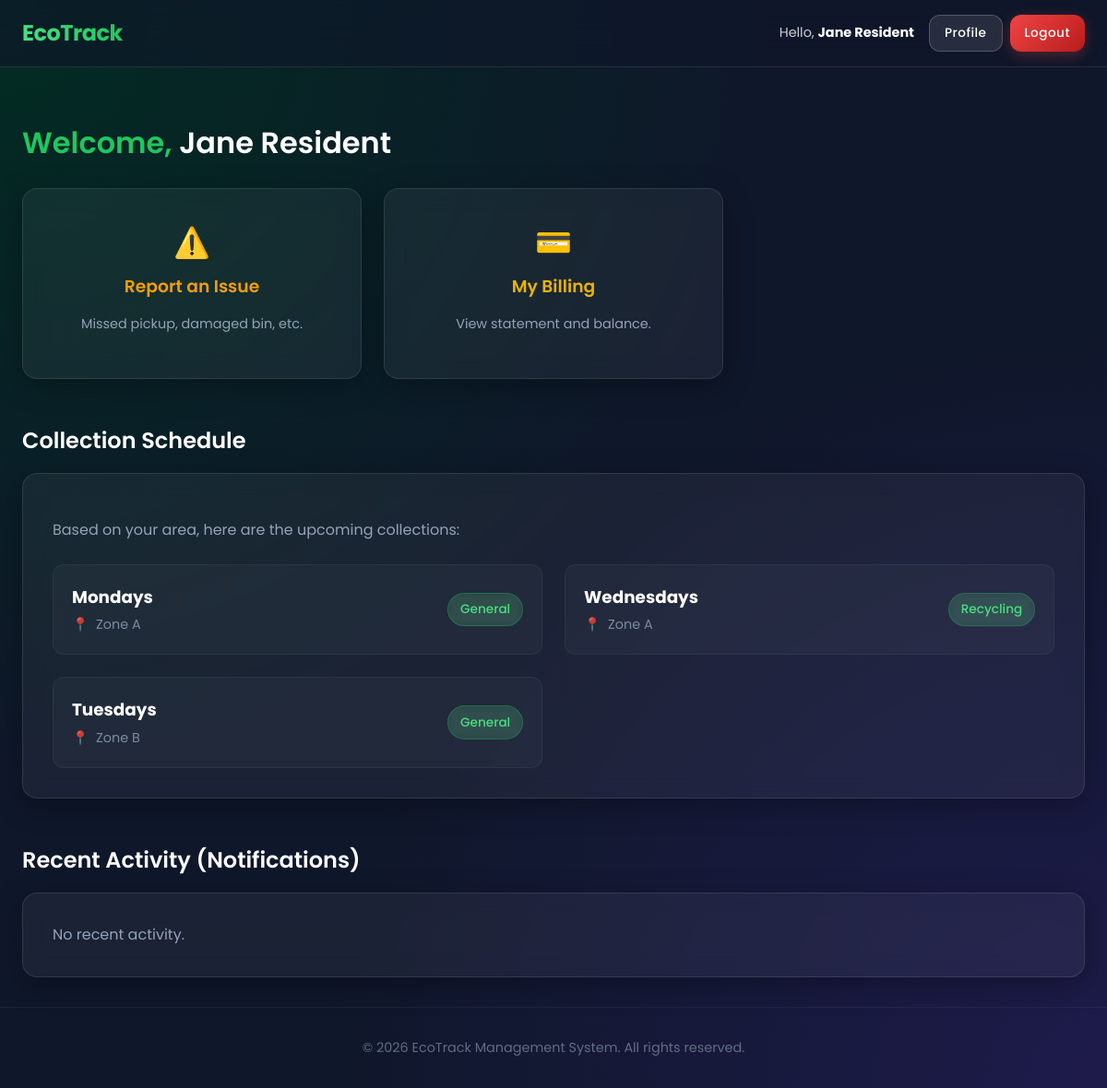
The app's page /dashboard/resident/index.php (signed in), older data.
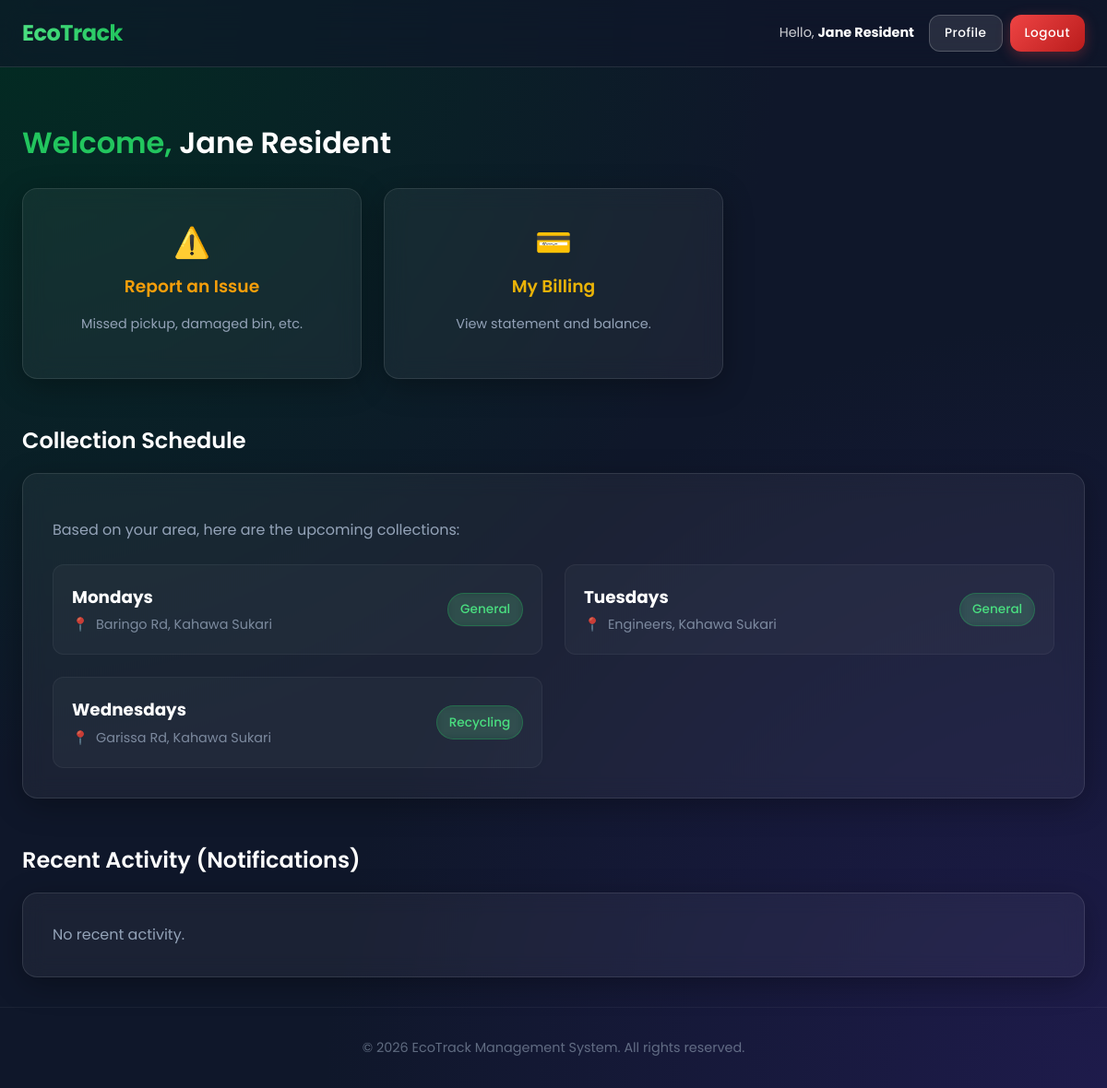
The same page, newer data.
### tables this page shows
CREATE TABLE IF NOT EXISTS schedules (
    id INT AUTO_INCREMENT PRIMARY KEY,
    zone_name VARCHAR(100) NOT NULL,  
    collection_day ENUM('Monday', 'Tuesday', 'Wednesday', 'Thursday', 'Friday', 'Saturday', 'Sunday') NOT NULL,
    waste_type ENUM('General', 'Recycling', 'Green', 'Bulk') NOT NULL,
    description TEXT,
    created_at TIMESTAMP DEFAULT CURRENT_TIMESTAMP
);

### src/Config/Database.php (called while the page is built, shortened)
<?php
class Database {
    private static $instance = null;
    private $pdo;
    private function __construct() {
        $this->host = $_ENV['DB_HOST'] ?? '127.0.0.1';
        $this->db   = $_ENV['DB_NAME'] ?? 'garbage_collection_db';
        $this->user = $_ENV['DB_USER'] ?? 'root';
        $this->pass = $_ENV['DB_PASS'] ?? '';
        $this->charset = $_ENV['DB_CHARSET'] ?? 'utf8mb4';
        $dsn = "mysql:host={$this->host};dbname={$this->db};charset={$this->charset}";
        $options = [
            PDO::ATTR_ERRMODE            => PDO::ERRMODE_EXCEPTION,
            PDO::ATTR_DEFAULT_FETCH_MODE => PDO::FETCH_ASSOC,
            PDO::ATTR_EMULATE_PREPARES   => false,
        ];
        try {
            $this->pdo = new PDO($dsn, $this->user, $this->pass, $options);
        } catch (PDOException $e) {
            $logMessage = "[" . date('Y-m-d H:i:s') . "] Database Connection Failed: " . $e->getMessage() . PHP_EOL;
            file_put_contents(__DIR__ . '/../../logs/error.log', $logMessage, FILE_APPEND);
            die("A system error occurred. Please try again later.");
        }
    }
    public static function getInstance() {
        if (self::$instance === null) {
            self::$instance = new self();
        }
        return self::$instance;
    }
    public function getConnection() {
        return $this->pdo;
    }
}

### src/Models/Schedule.php (called while the page is built, shortened)
<?php
class Schedule {
    private $db;
    public function __construct() {
        $this->db = Database::getInstance()->getConnection();
    }
    public function getAllSchedules() {
        $stmt = $this->db->query("SELECT * FROM schedules ORDER BY zone_name, collection_day");
        return $stmt->fetchAll();
    }
}

### public/dashboard/resident/index.php (the view, shortened to what this page needs)
<?php
require_once __DIR__ . '/../../../src/Models/Schedule.php';
$scheduleModel = new Schedule();
$schedules = $scheduleModel->getAllSchedules();
$user = $_SESSION['user'];
include __DIR__ . '/../../../templates/header.php';
?>
<div class="container mt-4">
    <h1 style="color: var(--primary);">Welcome, <span style="color: white;"><?= htmlspecialchars($user['full_name']) ?></span></h1>
    <div class="grid grid-cols-3 mt-4">
        <a href="/dashboard/resident/create_request.php" class="card card-interactive" style="text-align:center; color: inherit; display: block;">
            <div style="font-size: 2rem; margin-bottom: 0.5rem;">⚠️</div>
            <h3 style="color: var(--warning); margin-bottom: 0.5rem;">Report an Issue</h3>
            <p style="color: var(--text-muted); font-size: 0.9rem;">Missed pickup, damaged bin, etc.</p>
        </a>
        <a href="/dashboard/resident/billing.php" class="card card-interactive" style="text-align:center; color: inherit; display: block;">
            <div style="font-size: 2rem; margin-bottom: 0.5rem;">💳</div>
            <h3 style="color: var(--secondary); margin-bottom: 0.5rem;">My Billing</h3>
            <p style="color: var(--text-muted); font-size: 0.9rem;">View statement and balance.</p>
        </a>
    </div>
    <h2 class="mt-4" style="margin-top: 3rem;">Collection Schedule</h2>
    <div class="card glass mb-4">
        <p style="color: var(--text-muted); margin-bottom: 1.5rem;">Based on your area, here are the upcoming collections:</p>
        <div class="grid grid-cols-2">
             <?php foreach ($schedules as $s): ?>
                <div style="background: rgba(255,255,255,0.03); padding: 1.25rem; border-radius: 0.75rem; display: flex; align-items: center; justify-content: space-between; border: 1px solid rgba(255,255,255,0.05);">
                    <div>
                        <strong style="font-size: 1.15rem; color: white; display: block; margin-bottom: 0.25rem;"><?= htmlspecialchars($s['collection_day']) ?>s</strong>
                        <div style="color: rgba(148, 163, 184, 0.8); font-size: 0.9rem;">
                            <span style="display:inline-block; margin-right: 0.5rem;">📍</span><?= htmlspecialchars($s['zone_name']) ?>
                        </div>
                    </div>
                    <span style="background: rgba(34, 197, 94, 0.15); color: #4ade80; border: 1px solid rgba(34, 197, 94, 0.3); padding: 0.4rem 0.8rem; border-radius: 9999px; font-size: 0.85rem; font-weight: 500; backdrop-filter: blur(4px);">
                        <?= htmlspecialchars($s['waste_type']) ?>
                    </span>
                </div>
            <?php endforeach; ?>
        </div>
    </div>
    <?php
        $requestModel = new \Src\Models\ServiceRequest();
        $myRequests = $requestModel->getRequestsByUserId($user['id']);
    ?>
    <h2 class="mt-4" style="margin-top: 3rem; color: white;">Recent Activity (Notifications)</h2>
    <div class="grid grid-cols-1">
        <?php if(empty($myRequests)): ?>
            <div class="card glass">
                <p style="color: var(--text-muted); margin: 0;">No recent activity.</p>
            </div>
        <?php endif; ?>
    </div>
</div>
<?php include __DIR__ . '/../../../templates/footer.php'; ?>

### templates/header.php (shortened to what this page needs)
<!DOCTYPE html>
<html lang="en">
<head>
    <link rel="stylesheet" href="/assets/css/style.css">
</head>
<body>
<?php if(isset($_SESSION['user_id'])): ?>
    <nav class="glass-nav">
        <div class="container nav-content">
            <a href="/" class="nav-brand">EcoTrack</a>
            <div style="display: flex; align-items: center; gap: 1rem;">
                <span style="color: rgba(255,255,255,0.8); font-size: 0.9rem;">
                    Hello, <strong style="color: white;"><?= htmlspecialchars($_SESSION['user']['full_name']) ?></strong>
                </span>
                <div style="display: flex; gap: 0.5rem;">
                    <a href="/profile.php" class="btn" style="background: rgba(255,255,255,0.1); border: 1px solid rgba(255,255,255,0.2); color: white; padding: 0.5rem 1rem; font-size: 0.85rem;">Profile</a>
                    <a href="/logout.php" class="btn btn-danger" style="padding: 0.5rem 1rem; font-size: 0.85rem;">Logout</a>
                </div>
            </div>
        </div>
    </nav>
<?php endif; ?>
<main style="padding-top: 2rem; padding-bottom: 2rem; min-height: calc(100vh - 160px);">

### templates/footer.php
</main>
<footer style="text-align: center; color: rgba(148, 163, 184, 0.6); padding: 2rem 0; font-size: 0.9rem; border-top: 1px solid rgba(255,255,255,0.05);">
    &copy; <?= date('Y') ?> EcoTrack Management System. All rights reserved.
</footer>
</body>
</html>

### public/assets/css/style.css (style rules this page uses)
:root { --primary: #22c55e; --primary-dark: #166534; --secondary: #eab308; --bg-mesh-1: #0f172a; --bg-mesh-2: #022c22; --bg-mesh-3: #1e1b4b; --glass-bg: rgba(255, 255, 255, 0.05); --glass-border: rgba(255, 255, 255, 0.1); --glass-highlight: rgba(255, 255, 255, 0.08); --text-main: #f8fafc; --text-muted: #94a3b8; --danger: #ef4444; --warning: #f59e0b; --success: #22c55e; --info: #3b82f6; }
body { font-family: 'Poppins', 'Inter', system-ui, -apple-system, sans-serif; background-color: var(--bg-mesh-1); background-image: radial-gradient(at 0% 0%, var(--bg-mesh-2) 0px, transparent 50%), radial-gradient(at 100% 100%, var(--bg-mesh-3) 0px, transparent 50%); background-attachment: fixed; color: var(--text-main); margin: 0; line-height: 1.6; min-height: 100vh; }
h1, h2, h3, h4, h5, h6 { font-weight: 600; margin-top: 0; margin-bottom: 1rem; color: #ffffff; }
a { color: var(--primary); text-decoration: none; transition: all 0.3s ease; }
.container { max-width: 1200px; margin: 0 auto; padding: 0 1.5rem; }
.glass { background: var(--glass-bg); backdrop-filter: blur(12px); -webkit-backdrop-filter: blur(12px); border: 1px solid var(--glass-border); box-shadow: 0 8px 32px 0 rgba(0, 0, 0, 0.3); }
.card { background: var(--glass-bg); backdrop-filter: blur(12px); -webkit-backdrop-filter: blur(12px); border: 1px solid var(--glass-border); box-shadow: 0 8px 32px 0 rgba(0, 0, 0, 0.3); border-radius: 1rem; padding: 2rem; transition: transform 0.3s ease, box-shadow 0.3s ease, background 0.3s ease; }
.btn { display: inline-flex; align-items: center; justify-content: center; padding: 0.75rem 1.5rem; border-radius: 0.75rem; font-weight: 500; cursor: pointer; border: none; transition: all 0.3s cubic-bezier(0.4, 0, 0.2, 1); font-size: 0.95rem; letter-spacing: 0.5px; }
.btn-danger { background: linear-gradient(135deg, #ef4444, #b91c1c); color: white; box-shadow: 0 4px 15px rgba(239, 68, 68, 0.3); }
.mb-4 { margin-bottom: 1.5rem; }
.mt-4 { margin-top: 1.5rem; }
.grid { display: grid; gap: 1.5rem; }
@media (min-width: 768px) { .grid-cols-2 { grid-template-columns: repeat(2, 1fr); } }
@media (min-width: 768px) { .grid-cols-3 { grid-template-columns: repeat(3, 1fr); } }
nav.glass-nav { background: rgba(15, 23, 42, 0.6); backdrop-filter: blur(16px); -webkit-backdrop-filter: blur(16px); border-bottom: 1px solid var(--glass-border); position: sticky; top: 0; z-index: 50; padding: 1rem 0; }
.nav-content { display: flex; justify-content: space-between; align-items: center; }
.nav-brand { font-size: 1.5rem; font-weight: 700; background: linear-gradient(to right, #4ade80, #22c55e); -webkit-background-clip: text; background-clip: text; -webkit-text-fill-color: transparent; letter-spacing: -0.5px; }

Row changes from the older to the newer data that the page shows:
changed schedules "Monday": zone_name "Zone A" → "Baringo Rd, Kahawa Sukari"
changed schedules "Tuesday": zone_name "Zone B" → "Engineers, Kahawa Sukari"; moves up the list
changed schedules "Wednesday": zone_name "Zone A" → "Garissa Rd, Kahawa Sukari"
